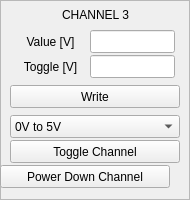
     <widget class="QFrame" name="frame_31">
      <property name="geometry">
       <rect>
        <x>800</x>
        <y>20</y>
        <width>190</width>
        <height>200</height>
       </rect>
      </property>
      <property name="frameShape">
       <enum>QFrame::StyledPanel</enum>
      </property>
      <property name="frameShadow">
       <enum>QFrame::Raised</enum>
      </property>
      <widget class="QLabel" name="label_146">
       <property name="geometry">
        <rect>
         <x>0</x>
         <y>5</y>
         <width>191</width>
         <height>20</height>
        </rect>
       </property>
       <property name="text">
        <string>CHANNEL 3</string>
       </property>
       <property name="alignment">
        <set>Qt::AlignCenter</set>
       </property>
      </widget>
      <widget class="QLineEdit" name="ledt_wr3_t1">
       <property name="geometry">
        <rect>
         <x>90</x>
         <y>55</y>
         <width>85</width>
         <height>23</height>
        </rect>
       </property>
      </widget>
      <widget class="QLabel" name="label_147">
       <property name="geometry">
        <rect>
         <x>10</x>
         <y>30</y>
         <width>81</width>
         <height>23</height>
        </rect>
       </property>
       <property name="text">
        <string>Value [V]</string>
       </property>
       <property name="alignment">
        <set>Qt::AlignCenter</set>
       </property>
      </widget>
      <widget class="QPushButton" name="pB_wr_up3_t">
       <property name="geometry">
        <rect>
         <x>10</x>
         <y>85</y>
         <width>170</width>
         <height>23</height>
        </rect>
       </property>
       <property name="text">
        <string>Write</string>
       </property>
      </widget>
      <widget class="QPushButton" name="pB_pd3_t">
       <property name="geometry">
        <rect>
         <x>0</x>
         <y>165</y>
         <width>170</width>
         <height>23</height>
        </rect>
       </property>
       <property name="text">
        <string>Power Down Channel</string>
       </property>
       <property name="checkable">
        <bool>false</bool>
       </property>
      </widget>
      <widget class="QLabel" name="label_149">
       <property name="geometry">
        <rect>
         <x>10</x>
         <y>55</y>
         <width>81</width>
         <height>23</height>
        </rect>
       </property>
       <property name="text">
        <string>Toggle [V]</string>
       </property>
       <property name="alignment">
        <set>Qt::AlignCenter</set>
       </property>
      </widget>
      <widget class="QLineEdit" name="ledt_wr3_t0">
       <property name="geometry">
        <rect>
         <x>90</x>
         <y>30</y>
         <width>85</width>
         <height>23</height>
        </rect>
       </property>
      </widget>
      <widget class="QComboBox" name="cBox_span3_t">
       <property name="geometry">
        <rect>
         <x>10</x>
         <y>115</y>
         <width>170</width>
         <height>23</height>
        </rect>
       </property>
       <item>
        <property name="text">
         <string>0V to 5V</string>
        </property>
       </item>
       <item>
        <property name="text">
         <string>-2.5V to + 2.5V</string>
        </property>
       </item>
       <item>
        <property name="text">
         <string>-5V to +5V</string>
        </property>
       </item>
      </widget>
      <widget class="QPushButton" name="pB_toggle_s_3">
       <property name="geometry">
        <rect>
         <x>10</x>
         <y>140</y>
         <width>170</width>
         <height>23</height>
        </rect>
       </property>
       <property name="text">
        <string>Toggle Channel</string>
       </property>
       <property name="checkable">
        <bool>true</bool>
       </property>
      </widget>
     </widget>
